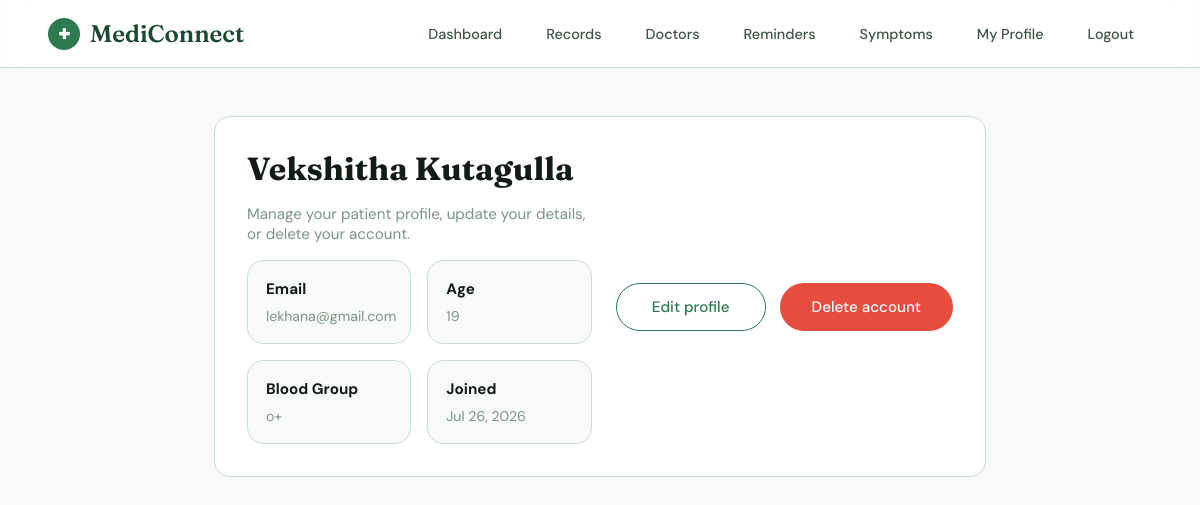
Page /account (signed in) on the committed database.
### app.py (models this page shows)
class User(db.Model):
    id = db.Column(db.Integer, primary_key=True)
    name = db.Column(db.String(100), nullable=False)
    email = db.Column(db.String(120), unique=True, nullable=False)
    password = db.Column(db.String(200), nullable=False)
    age = db.Column(db.Integer)
    blood_group = db.Column(db.String(10))
    created_at = db.Column(db.DateTime, default=datetime.utcnow)

### app.py (the view)
@app.route("/account")
def account():
    if "user_id" not in session or session.get("role") != "patient":
        flash("Please login first.", "error")
        return redirect(url_for("login"))
    user = User.query.get(session["user_id"])
    return render_template("account.html", user=user)

### templates/account.html (shortened to what this page needs)
{% extends "base.html" %}
{% block content %}
<div class="profile-page">
  <div class="profile-card">
    <div class="profile-details">
      <h1>{{ user.name }}</h1>
      <p>Manage your patient profile, update your details, or delete your account.</p>
      <div class="profile-meta">
        <div class="meta-item">
          <h4>Email</h4>
          <p>{{ user.email }}</p>
        </div>
        <div class="meta-item">
          <h4>Age</h4>
          <p>{{ user.age or 'Not set' }}</p>
        </div>
        <div class="meta-item">
          <h4>Blood Group</h4>
          <p>{{ user.blood_group or 'Not set' }}</p>
        </div>
        <div class="meta-item">
          <h4>Joined</h4>
          <p>{{ user.created_at.strftime('%b %d, %Y') }}</p>
        </div>
      </div>
    </div>
    <div class="action-row">
      <a href="/account/update" class="btn btn-outline">Edit profile</a>
      <a href="/account/delete" class="btn btn-danger" onclick="return confirm('Delete your account and all data? This cannot be undone.')">Delete account</a>
    </div>
  </div>
</div>
{% endblock %}

### rows in the picture
User: name "Vekshitha Kutagulla", email "lekhana@gmail.com", age "19", blood_group "o+", created_at "Jul 26, 2026"
